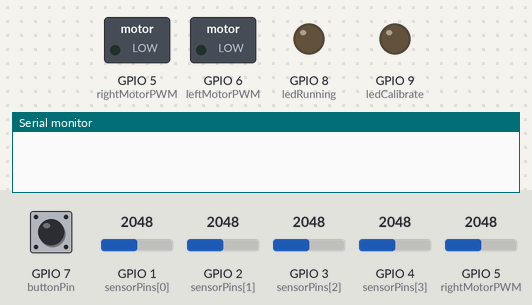
Bench run of a sketch on a simulated ESP32-S3. Shown: switched loads named in the sketch (green lamp = pin HIGH), output pins drawn as LEDs (lit = HIGH), the last lines printed to the serial monitor. Inputs (shaded band) come from the test bench; at power-on: GPIO 7 (buttonPin) LOW, GPIO 1 (sensorPins[0]) = 2048, GPIO 2 (sensorPins[1]) = 2048, GPIO 3 (sensorPins[2]) = 2048, GPIO 4 (sensorPins[3]) = 2048, GPIO 5 (rightMotorPWM) = 2048.

Above: at 1.2 s.
1.3 s: GPIO 7 (buttonPin) pulled HIGH for 0.15 s
At 2.4 s:
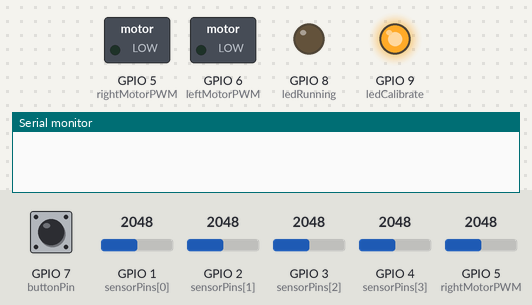
3.1 s: GPIO 7 (buttonPin) pulled HIGH for 1 s
At 5.5 s:
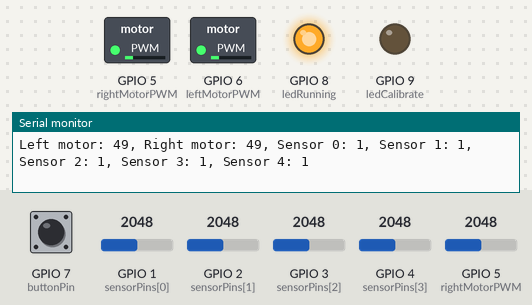
5.8 s: GPIO 7 (buttonPin) pulled HIGH for 0.15 s
At 7.0 s:
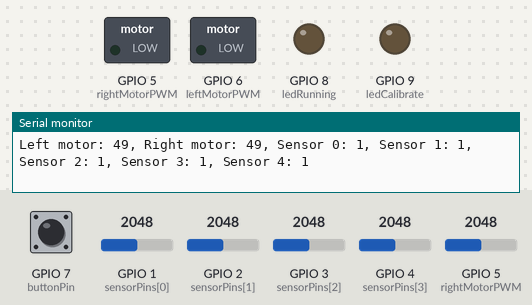
Timing chart, 0 to 8.8 s (numbered marks = the images above; inputs shaded):
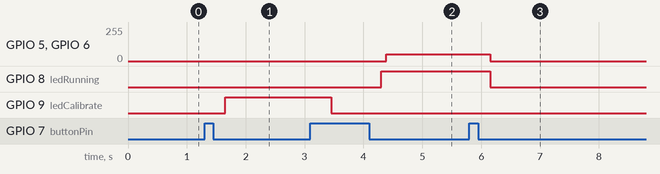

Measured:
- after the input at 1.3 s, GPIO 9 (ledCalibrate): LOW → HIGH after 0.35 s
- after the input at 3.1 s, GPIO 5 (rightMotorPWM), GPIO 6 (leftMotorPWM): 0/255 → 49/255 after 1.3 s; GPIO 8 (ledRunning): LOW → HIGH after 1.2 s; GPIO 9 (ledCalibrate): HIGH → LOW after 0.35 s
- after the input at 5.8 s, GPIO 5 (rightMotorPWM), GPIO 6 (leftMotorPWM): 49/255 → 0/255 after 0.35 s; GPIO 8 (ledRunning): HIGH → LOW after 0.35 s

The sketch:

PID_5_Altered.ino
```cpp
// ============================
// Line Following Robot (PID)
// ============================
// 5x TCRT5000 sensors (analog inputs)
// 2x PWM motor outputs
// 1x Active HIGH button input
// 2x LED outputs for state indication

// ----------------------------
// Pin Configuration
// ----------------------------
const uint8_t sensorPins[5] = {A0, A1, A2, A3, A4};
const uint8_t leftMotorPWM = 6;
const uint8_t rightMotorPWM = 5;
const uint8_t buttonPin = 7;
const uint8_t ledCalibrate = 9;
const uint8_t ledRunning = 8;

// ----------------------------
// PID Constants
// ----------------------------
uint8_t Kp = 10;
//uint8_t Ki = 0;    // start with 0, tune later if needed
uint8_t Kd = 0;

// ----------------------------
// Variables
// ----------------------------
uint8_t sensorValues[5];
uint16_t sensorMin[5];
uint16_t sensorMax[5];

int8_t lastError = 0;
//int16_t integral = 0;

// Robot speed limits
const uint8_t baseSpeed = 49;    // adjust to your motor strength
const uint8_t maxSpeed = 51;

// State management
enum State {
  IDLE,
  CALIBRATING,
  RUNNING
};
State robotState = IDLE;

// ----------------------------
// Setup
// ----------------------------
void setup() {
  Serial.begin(9600);

  pinMode(leftMotorPWM, OUTPUT);
  pinMode(rightMotorPWM, OUTPUT);
  pinMode(buttonPin, INPUT);
  pinMode(ledCalibrate, OUTPUT);
  pinMode(ledRunning, OUTPUT);

  // Initialize sensor calibration ranges
  for (int i = 0; i < 5; i++) {
    sensorMin[i] = 1023;
    sensorMax[i] = 0;
  }

  analogWrite(leftMotorPWM, 0);
  analogWrite(rightMotorPWM, 0);
}

// ----------------------------
// Loop
// ----------------------------
void loop() {
  switch (robotState) {
    case IDLE:
      idleState();
      break;
    case CALIBRATING:
      calibrateState();
      break;
    case RUNNING:
      runningState();
      break;
  }
}

// ----------------------------
// IDLE STATE
// ----------------------------
void idleState() {
  digitalWrite(ledCalibrate, LOW);
  digitalWrite(ledRunning, LOW);
  analogWrite(leftMotorPWM, 0);
  analogWrite(rightMotorPWM, 0);

  // Wait for button press to start calibration
  if (digitalRead(buttonPin) == HIGH) {
    while (digitalRead(buttonPin) == HIGH) {
      continue;
    }
    delay(200); // debounce
    robotState = CALIBRATING;
  }
}

// ----------------------------
// CALIBRATION STATE
// ----------------------------
void calibrateState() {
  digitalWrite(ledCalibrate, HIGH);


  while (digitalRead(buttonPin) == LOW) { // Calibrate till button press
    for (uint8_t i = 0; i < 5; i++) {
      int16_t value = analogRead(sensorPins[i]);
      if ((value < sensorMin[i]) && (value != 0)) sensorMin[i] = value;
      if (value > sensorMax[i]) sensorMax[i] = value;
    }
    delay(200);
  }
  delay(200);


  digitalWrite(ledCalibrate, LOW);

  // Wait for button press to start running
  while (digitalRead(buttonPin) == LOW) {
    continue;
  }
  while (digitalRead(buttonPin) == HIGH) {
    continue;
  }
  delay(200);
  robotState = RUNNING;
  digitalWrite(ledRunning, HIGH);
}

// ----------------------------
// RUNNING STATE
// ----------------------------
void runningState() {
  delay(50);
  readSensors();
  uint8_t position = calculateLinePosition();  // 0 to 4 (center = 2)
  position = constrain(position, 0, 4);
  int8_t error = 2 - position;
  //integral += error;
  //int8_t derivative = (error - lastError);
  //lastError = error;


  int8_t correction = (Kp * error); //Ki * integral + +  Kd * derivative

  if (correction > baseSpeed) {
    correction = baseSpeed;
  }

  if ((-correction) > baseSpeed) {
    correction = -baseSpeed;
  }

  uint8_t leftSpeed = baseSpeed + correction;
  uint8_t rightSpeed = baseSpeed - (correction);

if (leftSpeed>maxSpeed) {
  leftSpeed = maxSpeed;
}
if (rightSpeed>maxSpeed) {
  rightSpeed = maxSpeed;
}
  Serial.printf("Left motor: %d, Right motor: %d", leftSpeed, rightSpeed);
  for (int i = 0; i < 5; i++) {
    Serial.printf(", Sensor %d: %d", i, sensorValues[i]);
  }
  Serial.println();
  Serial.flush();


  analogWrite(leftMotorPWM, leftSpeed);
  analogWrite(rightMotorPWM, rightSpeed);

  // Stop if button pressed again
  if (digitalRead(buttonPin) == HIGH) {
    while (digitalRead(buttonPin) == HIGH) {
      continue;
    }
    delay(200);
    robotState = IDLE;
    digitalWrite(ledRunning, LOW);
  }
}

// ----------------------------
// Read sensors (normalized 0–10)
// ----------------------------
void readSensors() {
  for (uint8_t i = 0; i < 5; i++) {
    uint16_t value = analogRead(sensorPins[i]);
    uint8_t minV = ((sensorMin[i] - 10));
    uint16_t maxV = ((sensorMax[i] + 10));
    uint8_t value_mapped = map(value, minV, maxV, 10, 0); // dark line → higher value
    value_mapped = constrain(value_mapped, 0, 10);
    sensorValues[i] = value_mapped;
  }
}

// ----------------------------
// Compute weighted average position
// ----------------------------
uint8_t calculateLinePosition() {
  uint8_t sumValues = 0;
  uint8_t sumWeighted = 0;
  for (uint8_t i = 0; i < 5; i++) {
    sumValues += sensorValues[i];
    sumWeighted += sensorValues[i] * i;
  }
  if (sumValues == 0) return 2; // default center
  return ((sumWeighted) / sumValues);
}
```
